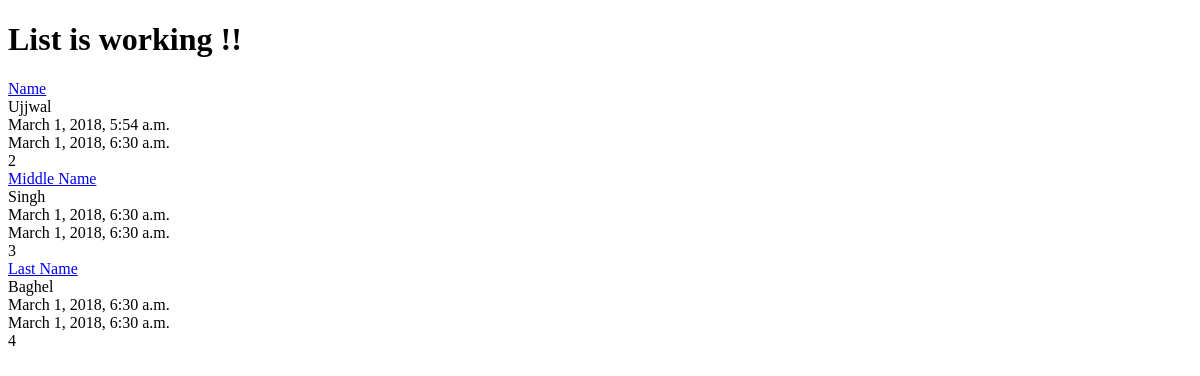
/posts/, run on an earlier commit of the app's database.
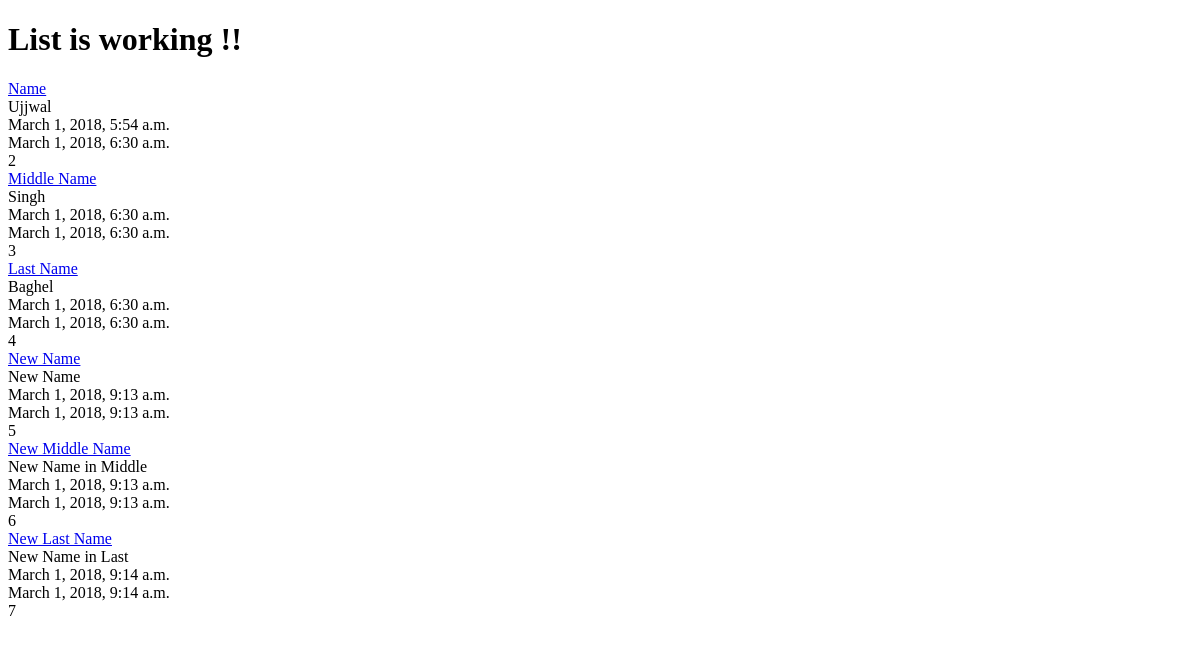
And on a later commit of the database.
### posts/models.py (models this page shows, shortened)
class Post(models.Model):
	title = models.CharField(max_length=120)
	content = models.TextField()
	updated = models.DateTimeField(auto_now=True, auto_now_add=False)
	timestamp = models.DateTimeField(auto_now=False,auto_now_add=True)

### posts/views.py (the view)
def post_list(request):
	queryset = Post.objects.all()
	context = {
		"object_list":queryset,
		"title":"List"
	}
	return render(request, "index.html", context)

### templates/index.html (shortened to what this page needs)
<!DOCTYPE html>
<html>
<head>
</head>
<body>
<h1>{{title}} is working !!</h1>
{% for obj in object_list %}
<a href="/posts/{{ obj.id }}/">{{ obj.title }} </a></br>
{{ obj.content }} </br>
{{ obj.timestamp }} </br>
{{ obj.updated }} </br>
{{ obj.id }} </br>
{% endfor %}
</body>
</html>

What changed in the data, as far as the page shows it:
added Post: title "New Name", content "New Name", timestamp "March 1, 2018, 9:13 a.m.", updated "March 1, 2018, 9:13 a.m.", id "5"
added Post: title "New Middle Name", content "New Name in Middle", timestamp "March 1, 2018, 9:13 a.m.", updated "March 1, 2018, 9:13 a.m.", id "6"
added Post: title "New Last Name", content "New Name in Last", timestamp "March 1, 2018, 9:14 a.m.", updated "March 1, 2018, 9:14 a.m.", id "7"
